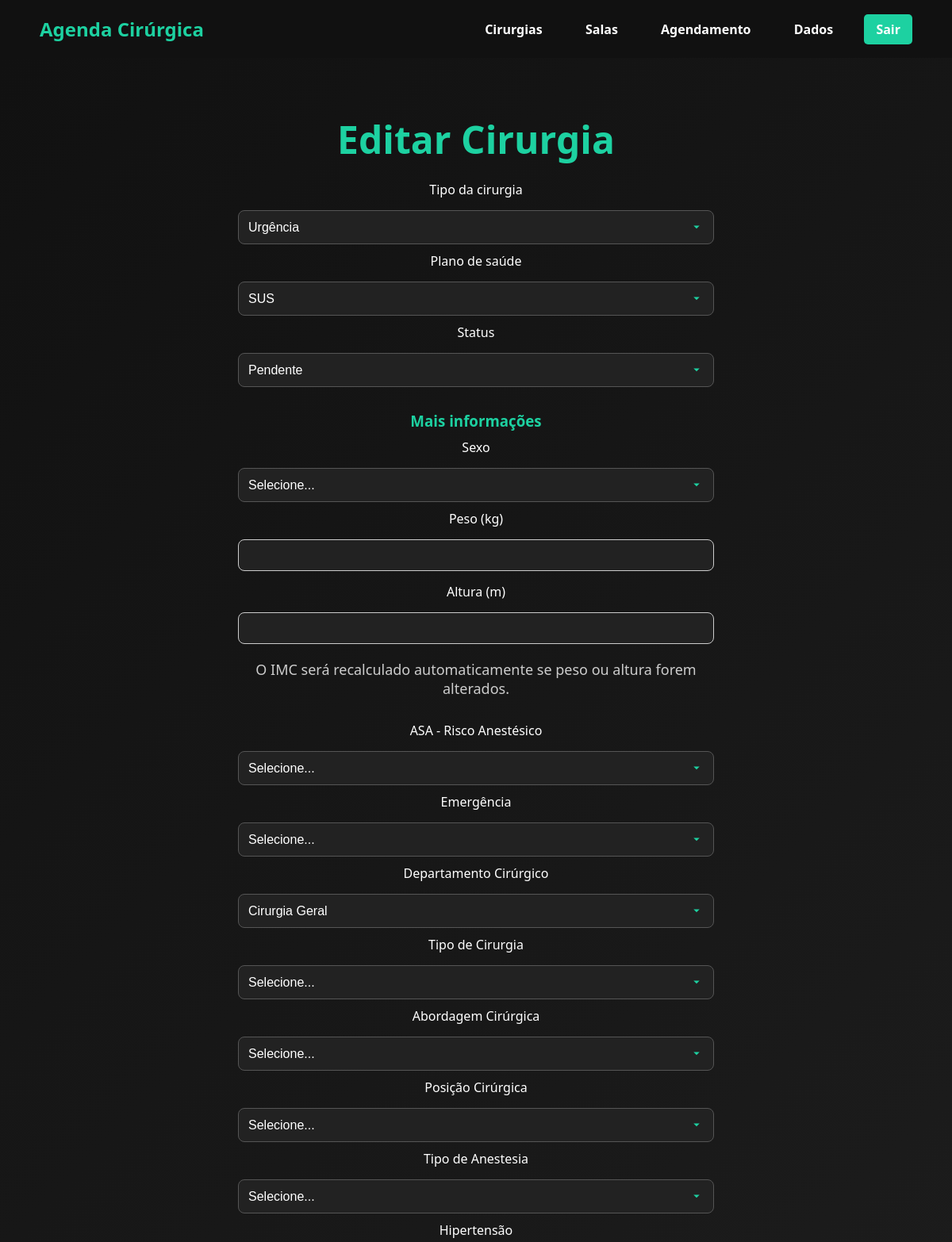
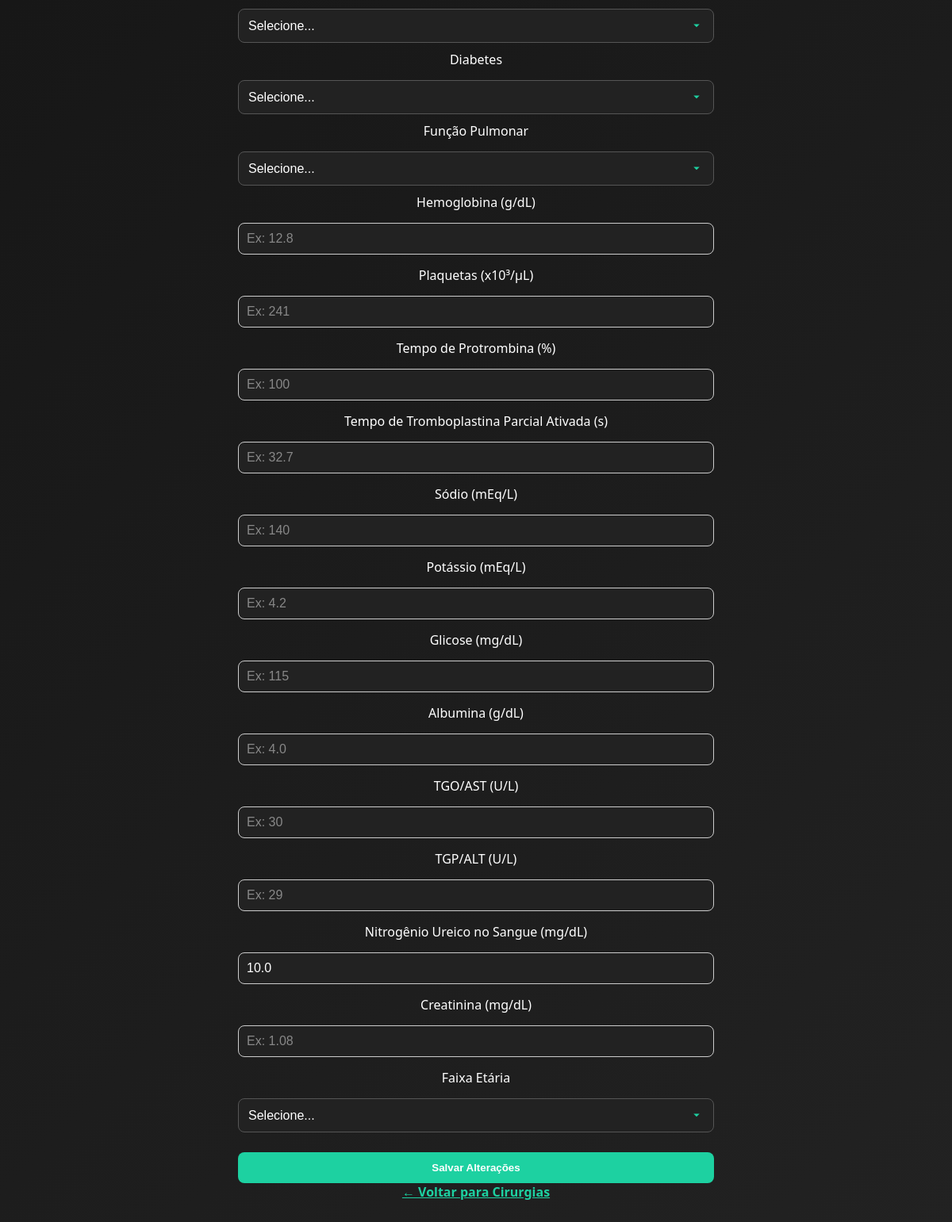
The app's page /cirurgias/editar/5 (signed in) with its own data (2 pictures, top to bottom).
### tables this page shows
CREATE TABLE cirurgias (
    id INTEGER PRIMARY KEY AUTOINCREMENT,
    usuario_id INTEGER NOT NULL,
    tipo TEXT NOT NULL,
    plano TEXT NOT NULL,
    duracao_prevista INTEGER,
    duracao_real INTEGER,
    status TEXT DEFAULT 'pendente',
    FOREIGN KEY (usuario_id) REFERENCES usuarios(id)
);

CREATE TABLE cirurgia_caracteristicas (
    id INTEGER PRIMARY KEY AUTOINCREMENT,
    cirurgia_id INTEGER NOT NULL,
    opdur INTEGER,
    sex TEXT,
    bmi REAL,
    asa REAL,
    emop TEXT,
    department TEXT,
    optype TEXT,
    approach TEXT,
    position TEXT,
    ane_type TEXT,
    preop_htn TEXT,
    preop_dm TEXT,
    preop_pft TEXT,
    preop_hb REAL,
    preop_plt REAL,
    preop_pt REAL,
    preop_aptt REAL,
    preop_na REAL,
    preop_k REAL,
    preop_glucose REAL,
    preop_alb REAL,
    preop_got REAL,
    preop_gpt REAL,
    preop_bun REAL,
    preop_cr REAL,
    faixa_etaria TEXT,
    FOREIGN KEY (cirurgia_id) REFERENCES cirurgias(id)
);

### routes/cirurgia.py (the view, shortened to what this page needs)
@bp_cirurgia.route("/cirurgias/editar/<int:id>", methods=["GET", "POST"])
def editar_cirurgia(id):
    if "usuario_id" not in session:
        return redirect(url_for("usuario.pagina_login"))
    cirurgia = Cirurgia.buscar_por_id(id)
    if not cirurgia or cirurgia.usuario_id != session["usuario_id"]:
        return redirect(url_for("cirurgia.listar_cirurgias_usuario"))
    conn = sqlite3.connect(db_path)
    conn.row_factory = sqlite3.Row
    cursor = conn.cursor()
    cursor.execute("SELECT * FROM cirurgia_caracteristicas WHERE cirurgia_id = ?", (id,))
    caracteristicas_row = cursor.fetchone()
    conn.close()
    return render_template("editar_cirurgia.html", cirurgia=cirurgia, caracteristicas=caracteristicas_row)

### models/cirurgia.py (called while the page is built)
    @staticmethod
    def buscar_por_id(cirurgia_id):
        conn = sqlite3.connect(DB_PATH)
        cursor = conn.cursor()
        cursor.execute("SELECT usuario_id, tipo, plano, duracao_prevista, duracao_real, status FROM cirurgias WHERE id=?", (cirurgia_id,))
        row = cursor.fetchone()
        conn.close()
        if row:
            return Cirurgia(row[0], row[1], row[2], row[3], row[4], row[5], id=cirurgia_id)
        return None

### templates/editar_cirurgia.html (shortened to what this page needs)
<!DOCTYPE html>
<html lang="pt-BR">
<head>
    <link rel="stylesheet" href="{{ url_for('static', filename='style.css') }}">
</head>
<body>
<nav class="navbar">
    <div class="logo">
        <a href="{{ url_for('usuario.home') }}" class="logo-link">Agenda Cirúrgica</a>
    </div>
    <div class="nav-links">
        <a href="{{ url_for('cirurgia.listar_cirurgias_usuario') }}">Cirurgias</a>
        <a href="#">Salas</a>
        <a href="#">Agendamento</a>
        <a href="#">Dados</a>
        <a href="{{ url_for('usuario.logout') }}" class="btn-primary">Sair</a>
    </div>
</nav>
<section class="hero">
    <div class="hero-content">
        <h1>Editar Cirurgia</h1>
        <form action="{{ url_for('cirurgia.editar_cirurgia', id=cirurgia.id) }}" method="POST" class="formulario" style="max-width: 600px; margin: 0 auto;">
            <label for="tipo">Tipo da cirurgia</label>
            <select name="tipo" id="tipo" required>
                <option value="Urgência" {% if cirurgia.tipo == 'Urgência' %}selected{% endif %}>Urgência</option>
            </select>
            <label for="plano">Plano de saúde</label>
            <select name="plano" id="plano" required>
                <option value="SUS" {% if cirurgia.plano == 'SUS' %}selected{% endif %}>SUS</option>
            </select>
            <label for="status">Status</label>
            <select name="status" id="status" required>
                {% for s in ["Pendente","Agendada","Realizada"] %}
                <option value="{{ s }}" {% if cirurgia.status == s %}selected{% endif %}>{{ s }}</option>
                {% endfor %}
            </select>
            <div class="extra-info" id="extraInfo">
                <h3>Mais informações</h3>
                <label for="sex">Sexo</label>
                <select name="sex" id="sex">
                    <option value="">Selecione...</option>
                </select>
                <label for="peso">Peso (kg)</label>
                <input type="number" step="0.1" name="peso" id="peso" value="{{ caracteristicas['peso'] if caracteristicas else '' }}">
                <label for="altura">Altura (m)</label>
                <input type="number" step="0.01" name="altura" id="altura" value="{{ caracteristicas['altura'] if caracteristicas else '' }}">
                <p class="info-text">O IMC será recalculado automaticamente se peso ou altura forem alterados.</p>
                <label for="asa">ASA - Risco Anestésico</label>
                <select name="asa" id="asa">
                    <option value="">Selecione...</option>
                </select>
                <label for="emop">Emergência</label>
                <select name="emop" id="emop">
                    <option value="">Selecione...</option>
                </select>
                <label for="department">Departamento Cirúrgico</label>
                <select name="department" id="department">
                    {% for dept, label in [("General surgery","Cirurgia Geral"),("Thoracic surgery","Cirurgia Torácica"),("Gynecology","Ginecologia"),("Urology","Urologia")] %}
                    <option value="{{ dept }}" {% if caracteristicas and caracteristicas['department'] == dept %}selected{% endif %}>{{ label }}</option>
                    {% endfor %}
                </select>
                <label for="optype">Tipo de Cirurgia</label>
                <select name="optype" id="optype">
                    <option value="">Selecione...</option>
                </select>
                <label for="approach">Abordagem Cirúrgica</label>
                <select name="approach" id="approach">
                    <option value="">Selecione...</option>
                </select>
                <label for="position">Posição Cirúrgica</label>
                <select name="position" id="position">
                    <option value="">Selecione...</option>
                </select>
                <label for="ane_type">Tipo de Anestesia</label>
                <select name="ane_type" id="ane_type">
                    <option value="">Selecione...</option>
                </select>
                <label for="preop_htn">Hipertensão</label>
                <select name="preop_htn" id="preop_htn">
                    <option value="">Selecione...</option>
                </select>
                <label for="preop_dm">Diabetes</label>
                <select name="preop_dm" id="preop_dm">
                    <option value="">Selecione...</option>
                </select>
                <label for="preop_pft">Função Pulmonar</label>
                <select name="preop_pft" id="preop_pft">
                    <option value="">Selecione...</option>
                </select>
                {% for campo, placeholder, step in [
                    ('preop_hb','Ex: 12.8','0.1'),
                    ('preop_plt','Ex: 241',None),
                    ('preop_pt','Ex: 100',None),
                    ('preop_aptt','Ex: 32.7','0.1'),
                    ('preop_na','Ex: 140',None),
                    ('preop_k','Ex: 4.2','0.1'),
                    ('preop_glucose','Ex: 115',None),
                    ('preop_alb','Ex: 4.0','0.1'),
                    ('preop_got','Ex: 30',None),
                    ('preop_gpt','Ex: 29',None),
                    ('preop_bun','Ex: 16',None),
                    ('preop_cr','Ex: 1.08','0.01')
                ] %}
                <label for="{{ campo }}">{{ labels[campo] }}</label>
                <input type="number" name="{{ campo }}" id="{{ campo }}" placeholder="{{ placeholder }}" {% if step %} step="{{ step }}" {% endif %} value="{{ caracteristicas[campo] if caracteristicas else '' }}">
                <label for="faixa_etaria">Faixa Etária</label>
                <select name="faixa_etaria" id="faixa_etaria">
                    <option value="">Selecione...</option>
                </select>
            </div>
            <button type="submit" class="btn-primary">Salvar Alterações</button>
        </form>
        <a href="{{ url_for('cirurgia.listar_cirurgias_usuario') }}" class="btn-link">← Voltar para Cirurgias</a>
    </div>
</section>
</body>
</html>

### static/style.css (style rules this page uses)
body, html { margin: 0; padding: 0; font-family: 'Segoe UI', Tahoma, Geneva, Verdana, sans-serif; height: 100%; }
.navbar { display: flex; justify-content: space-between; align-items: center; padding: 20px 50px; background-color: #111; color: white; }
.navbar .logo { font-size: 24px; font-weight: bold; color: #1dd1a1; }
.navbar .nav-links a { color: white; margin-left: 20px; text-decoration: none; font-weight: bold; padding: 8px 15px; border-radius: 5px; transition: 0.3s; }
.navbar .nav-links .btn-primary { background-color: #1dd1a1; }
.hero { display: flex; flex-direction: column; justify-content: flex-start; align-items: center; padding: 30px 50px; min-height: calc(100vh - 80px); background: linear-gradient(135deg, #111, #222); color: white; text-align: center; }
.hero-content h1 { font-size: 48px; margin-bottom: 20px; color: #1dd1a1; }
.hero-content p { font-size: 18px; margin-bottom: 30px; color: #ccc; }
.formulario input, .formulario select { width: 100%; margin: 10px 0; padding: 12px; border-radius: 8px; border: 1px solid #555; font-size: 16px; background-color: #222; color: white; transition: border-color 0.3s, box-shadow 0.3s; box-sizing: border-box; }
.formulario select { padding-right: 40px; appearance: none; -webkit-appearance: none; -moz-appearance: none; }
.formulario select { background-repeat: no-repeat; background-position: right 12px center; background-size: 18px; cursor: pointer; }
.formulario input::placeholder { color: #888; opacity: 1; }
.formulario button { width: 100%; padding: 12px; margin-top: 15px; border: none; border-radius: 8px; background-color: #1dd1a1; color: white; font-weight: bold; cursor: pointer; transition: 0.3s; }
.logo-link { text-decoration: none; color: #1dd1a1; font-weight: bold; }
.btn-link { display: inline-block; color: #1dd1a1; text-decoration: underline; font-weight: bold; margin-bottom: 20px; transition: 0.3s; }

### templates/editar_cirurgia.html (style rules this page uses)
.extra-info { display: block; margin-top: 20px; animation: fadeIn 0.4s ease; }
select, input[type="text"], input[type="number"] { width: 100%; padding: 10px; margin-bottom: 15px; border-radius: 8px; border: 1px solid #ccc; background: #222; color: white; }
label { display: block; margin-bottom: 5px; font-weight: 500; }
h3 { margin-bottom: 10px; color: #1dd1a1; }
.info-text { font-size: 0.9rem; color: #aaa; margin-top: 5px; }

### records on screen
cirurgias: tipo "Urgência", plano "SUS", status "Pendente"
cirurgia_caracteristicas: department "Cirurgia Geral", preop_bun "10.0"

### other values on screen
{{ labels[campo] }} "Hemoglobina (g/dL)" "Plaquetas (x10³/μL)" "Tempo de Protrombina (%)" "Tempo de Tromboplastina Parcial Ativada (s)" "Sódio (mEq/L)" "Potássio (mEq/L)" "Glicose (mg/dL)" "Albumina (g/dL)" "TGO/AST (U/L)" "TGP/ALT (U/L)" "Nitrogênio Ureico no Sangue (mg/dL)" "Creatinina (mg/dL)"
